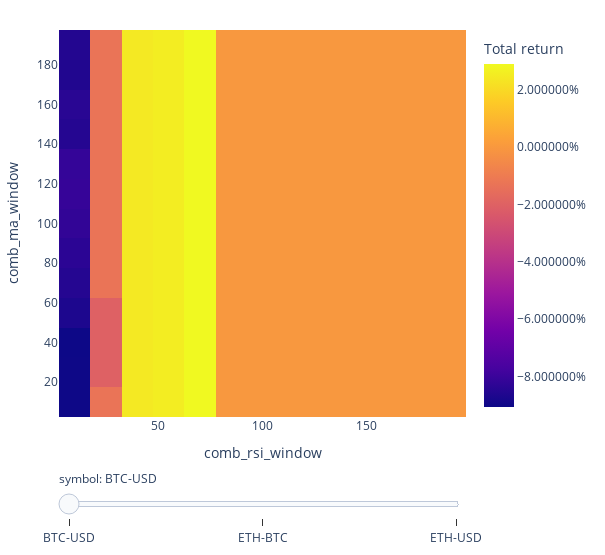

Notebook cell for this chart:
### Code cell
fig = returns.vbt.heatmap(
    x_level='comb_rsi_window',
    y_level='comb_ma_window', 
    slider_level='symbol', symmetric=False,
    trace_kwargs=dict(colorbar=dict(title='Total return', tickformat='%')))
fig.show()

### Figure 1 — Plotly figure (JSON) as saved in the notebook; plotly's stock layout.template omitted (floating-point values rounded to 4 significant figures; data arrays with more than 128 entries replaced by an {"elided": "..."} marker saying what was removed)
{"data": [{"colorbar": {"tickformat": "%", "title": {"text": "Total return"}}, "colorscale": [[0, "#0d0887"], [0.1111, "#46039f"], [0.2222, "#7201a8"], [0.3333, "#9c179e"], [0.4444, "#bd3786"], [0.5556, "#d8576b"], [0.6667, "#ed7953"], [0.7778, "#fb9f3a"], [0.8889, "#fdca26"], [1, "#f0f921"]], "hoverongaps": false, "hovertemplate": "comb_rsi_window: %{x}<br>comb_ma_window: %{y}<br>value: %{z}<extra></extra>", "name": "BTC-USD", "type": "heatmap", "uid": "85e36ccd-90f8-4e6d-b9b9-5c3eeae4887a", "visible": true, "x": [10, 25, 40, 55, 70, 85, 100, 115, 130, 145, 160, 175, 190], "y": [10, 25, 40, 55, 70, 85, 100, 115, 130, 145, 160, 175, 190], "z": {"elided": "13x13 float values"}}, {"colorbar": {"tickformat": "%", "title": {"text": "Total return"}}, "colorscale": [[0, "#0d0887"], [0.1111, "#46039f"], [0.2222, "#7201a8"], [0.3333, "#9c179e"], [0.4444, "#bd3786"], [0.5556, "#d8576b"], [0.6667, "#ed7953"], [0.7778, "#fb9f3a"], [0.8889, "#fdca26"], [1, "#f0f921"]], "hoverongaps": false, "hovertemplate": "comb_rsi_window: %{x}<br>comb_ma_window: %{y}<br>value: %{z}<extra></extra>", "name": "ETH-BTC", "type": "heatmap", "uid": "0e571f47-e004-4e40-9ae4-59889d980410", "visible": false, "x": [10, 25, 40, 55, 70, 85, 100, 115, 130, 145, 160, 175, 190], "y": [10, 25, 40, 55, 70, 85, 100, 115, 130, 145, 160, 175, 190], "z": {"elided": "13x13 float values"}}, {"colorbar": {"tickformat": "%", "title": {"text": "Total return"}}, "colorscale": [[0, "#0d0887"], [0.1111, "#46039f"], [0.2222, "#7201a8"], [0.3333, "#9c179e"], [0.4444, "#bd3786"], [0.5556, "#d8576b"], [0.6667, "#ed7953"], [0.7778, "#fb9f3a"], [0.8889, "#fdca26"], [1, "#f0f921"]], "hoverongaps": false, "hovertemplate": "comb_rsi_window: %{x}<br>comb_ma_window: %{y}<br>value: %{z}<extra></extra>", "name": "ETH-USD", "type": "heatmap", "uid": "5979b755-403c-499a-98d8-e2225207f3a1", "visible": false, "x": [10, 25, 40, 55, 70, 85, 100, 115, 130, 145, 160, 175, 190], "y": [10, 25, 40, 55, 70, 85, 100, 115, 130, 145, 160, 175, 190], "z": {"elided": "13x13 float values"}}], "layout": {"height": 555, "legend": {"orientation": "h", "traceorder": "normal", "x": 1, "xanchor": "right", "y": 1.02, "yanchor": "bottom"}, "margin": {"b": 30, "l": 30, "r": 30, "t": 30}, "sliders": [{"active": 0, "currentvalue": {"prefix": "symbol: "}, "pad": {"t": 50}, "steps": [{"args": [{"visible": [true, false, false]}, {}], "label": "BTC-USD", "method": "update"}, {"args": [{"visible": [false, true, false]}, {}], "label": "ETH-BTC", "method": "update"}, {"args": [{"visible": [false, false, true]}, {}], "label": "ETH-USD", "method": "update"}]}], "width": 605, "xaxis": {"title": {"text": "comb_rsi_window"}}, "yaxis": {"title": {"text": "comb_ma_window"}}}}
